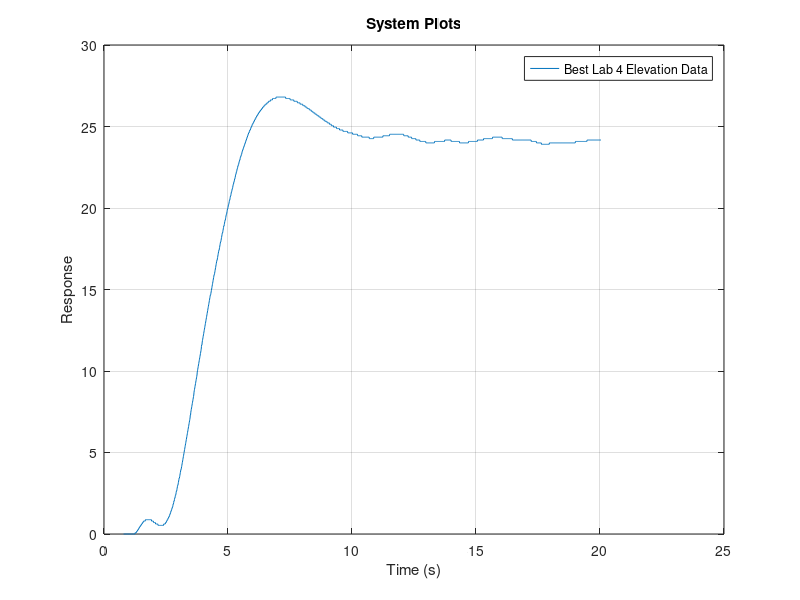

Write the MATLAB code that produced this figure. (Note: this script raises an error after producing the figure.)
% --------------------------------------------- %
% AER 715 Introduction to Avionics and Systems
% Lab 5 – Flight Control - Control System Testing and Analysis
% Sharvani Yadav: 501108658
% Daniel Mielnik: 501118927
% --------------------------------------------- %
%% Introduction
%    Type your introduction in this section
%
%% Qustion 1
% Loading data | Elevation
e1 = load('Lab 5 Data/elev1data.mat');
e2 = load('Lab 5 Data/elev2data.mat');
e3 = load('Lab 5 Data/elev3data.mat');

% Creating stock elevation data
G4_elev_stock = tf(0.09157, [1 0 0]);

% Lab 4 Data | Elevation
s = tf('s');
G4_elev1 = 0.09157/(1.044*s^2);
G4_elev2 = 0.0294/(s^2+0.1538*s+1.329);
G4_elev3 = 0.0911/(s^3+3.168*s^2+1.79*s+4.093);

% Step Response
PID1 = pid(4.12, 0.539, 10.1);
PID2 = pid(11.6, 15.9, 69.3);
PID3 = pid(12.1, 19.3, 39.8);

% Closed-Loop Transfer Functions | Elevation
feedback_elev1 = feedback(G4_elev1*PID1, 1);
feedback_elev2 = feedback(G4_elev2*PID2, 1);
feedback_elev3 = feedback(G4_elev3*PID3, 1);

% Experimental Data | Elevation
time_experimental = e3.stockData.time(1:1926);
elev_experimental = e3.stockData.signals.values(1:1926, 2);

% Stock Data | Elevation
PID_stock = pid(45, 45, 28);
feedback_stock = feedback(G4_elev_stock*PID_stock, 1);

% Plotting Elevation Data
figure(1);
hold on;
step(feedback_elev2*24.25, 20);
step(feedback_stock*24.25, 20);
plot(time_experimental, elev_experimental)
title('System Plots');
xlabel('Time (s)');
ylabel('Response');
legend('Best Lab 4 Elevation Data', 'Lab 4 Stock Data', 'Lab 5 Experimental Data');
grid on;

%% Question 2
% Loading data | Travel
etrav1 = load('Lab 5 Data/e1travD.mat');
etrav2 = load('Lab 5 Data/e2travD.mat');
etrav3 = load('Lab 5 Data/e3travD.mat');

% Travel Data from Lab 4
G4_trav_stock = 0.002362/(s^2);

% Closed-Loop Transfer Functions | Travel
feedback_trav1 = feedback(G4_trav*PID1, 1);
feedback_trav2 = feedback(G4_trav*PID2, 1);
feedback_trav3 = feedback(G4_trav*PID3, 1);

% Experimental Data | Travel
time_experimental_travel = etrav3.trav1Data.time(2426:3926);
trav_experimental = etrav3.trav1Data.signals.values(2426:3926, 2);

% Stock Data | Travel
PID_travel_stock = pid(98, 0, 300);
feedback_travel_stock = feedback(G4_trav_stock*PID_travel_stock, 1);

% Plotting Travel Data
figure(2);
hold on;
step(feedback_trav2*90, [25, 40]);
step(feedback_travel_stock*90, [25, 40]);
plot(time_experimental_travel, trav_experimental)
title('Comparison for Travel Data');
xlabel('Time (s)');
ylabel('Response');
legend('Best Travel Lab 4 Data', 'Lab 4 Stock Data', 'Lab 5 Experimental Data');
grid on;

%% Conclusion
% Write your lab conclusion for the WHOLE lab in this
% section. %